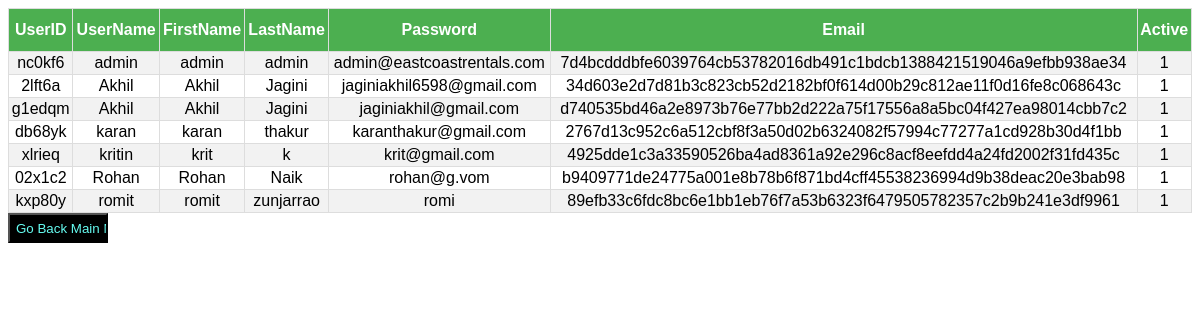
Screenshot of /Car_rentals-master1/ManageUser.php with the database file from the repository.
### tables this page shows
CREATE TABLE `userdetails` (
  `UserID` varchar(120) NOT NULL,
  `UserName` varchar(150) NOT NULL,
  `FirstName` varchar(150) DEFAULT NULL,
  `LastName` varchar(150) DEFAULT NULL,
  `Email` varchar(150) NOT NULL,
  `Password` varchar(1000) DEFAULT NULL,
  `Active` int(11) DEFAULT NULL
);

### Car_rentals-master1/db-settings.php (called while the page is built, shortened)
<?php
$db_table_prefix = "";

### Car_rentals-master1/function.php (called while the page is built, shortened)
<?php
function fetchAllUsers()
{
    global $mysqli, $db_table_prefix;
    $stmt = $mysqli->prepare(
        "SELECT
		UserID,
		UserName,
		FirstName,
		LastName,
		Email,
		Password,
		Active
		FROM " . $db_table_prefix . "UserDetails
		");
    $stmt->execute();
    $stmt->bind_result(
        $UserID,
        $UserName,
        $FirstName,
        $LastName,
        $Email,
        $Password,
        $Active
    );
    while ($stmt->fetch()) {
        $row[] = array(
            'UserID' => $UserID,
            'UserName' => $UserName,
            'FirstName' => $FirstName,
            'LastName' => $LastName,
            'Email' => $Email,
            'Password' => $Password,
            'Active' => $Active
        );
    }
    return ($row);
}

### Car_rentals-master1/ManageUser.php (the view, shortened to what this page needs)
<?php
$allusers = fetchAllUsers();
?>
<head>
    <link rel="stylesheet" href="style.css">
</head>
<body>
<table>
    <tr>
        <th>UserID</th>
        <th>UserName</th>
        <th>FirstName</th>
        <th>LastName</th>
        <th>Password</th>
        <th>Email</th>
        <th>Active</th>
        <?php
        foreach ($allusers as $userdetails) {
        ?>
    <tr>
        <td>
           <?php print $userdetails['UserID']; ?>
        </td>
        <td><?php print $userdetails['UserName']; ?></td>
        <td><?php print $userdetails['FirstName']; ?></td>
        <td><?php print $userdetails['LastName']; ?></td>
        <td><?php print $userdetails['Email']; ?></td>
        <td><?php print $userdetails['Password']; ?></td>
        <td><?php print $userdetails['Active']; ?></td>
    </tr>
    <?php } ?>
</table>
<a href="managePage.php"><input type="button" value="Go Back Main Menu" class="button"></a>
</body>
</html>

### Car_rentals-master1/style.css (style rules this page uses)
table { font-family: "Trebuchet MS", Arial, Helvetica, sans-serif; border-collapse: collapse; width: 100%; }
table td, table th { border: 1px solid #ddd; padding: 2px; text-align: center; }
table tr:nth-child(even) { background-color: #f2f2f2; }
table th { padding-top: 12px; padding-bottom: 12px; background-color: #4CAF50; color: white; }
.button { height:30px; width:100px; color:#66FCF1; background-color: black; border-color: black; }

### rows the page displays
userdetails: UserID "nc0kf6", UserName "admin", FirstName "admin", LastName "admin", Email "admin@eastcoastrentals.com", Password "7d4bcdddbfe6039764cb53782016db491c1bdcb1388421519046a9efbb938ae34", Active "1"
userdetails: UserID "2lft6a", UserName "Akhil", FirstName "Akhil", LastName "Jagini", Email "jaginiakhil6598@gmail.com", Password "34d603e2d7d81b3c823cb52d2182bf0f614d00b29c812ae11f0d16fe8c068643c", Active "1"
userdetails: UserID "g1edqm", UserName "Akhil", FirstName "Akhil", LastName "Jagini", Email "jaginiakhil@gmail.com", Password "d740535bd46a2e8973b76e77bb2d222a75f17556a8a5bc04f427ea98014cbb7c2", Active "1"
userdetails: UserID "db68yk", UserName "karan", FirstName "karan", LastName "thakur", Email "karanthakur@gmail.com", Password "2767d13c952c6a512cbf8f3a50d02b6324082f57994c77277a1cd928b30d4f1bb", Active "1"
userdetails: UserID "xlrieq", UserName "kritin", FirstName "krit", LastName "k", Email "krit@gmail.com", Password "4925dde1c3a33590526ba4ad8361a92e296c8acf8eefdd4a24fd2002f31fd435c", Active "1"
userdetails: UserID "02x1c2", UserName "Rohan", FirstName "Rohan", LastName "Naik", Email "rohan@g.vom", Password "b9409771de24775a001e8b78b6f871bd4cff45538236994d9b38deac20e3bab98", Active "1"
userdetails: UserID "kxp80y", UserName "romit", FirstName "romit", LastName "zunjarrao", Email "romi", Password "89efb33c6fdc8bc6e1bb1eb76f7a53b6323f6479505782357c2b9b241e3df9961", Active "1"
